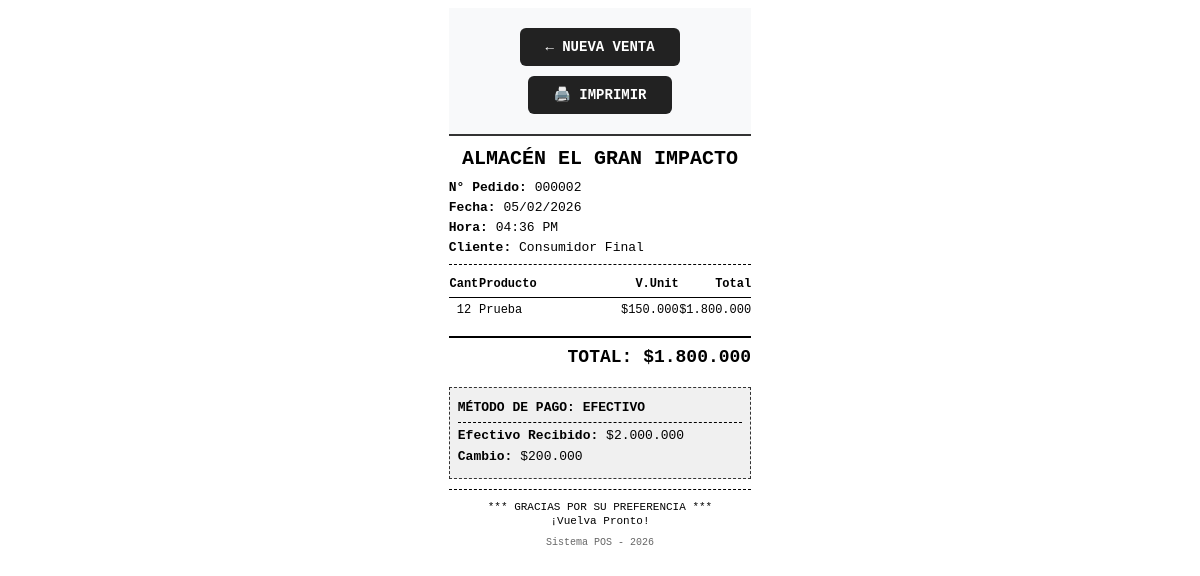
The app's page /ventas/factura.php?id=2 with its own data.
### tables this page shows
CREATE TABLE `ventas` (
  `id_venta` int(11) NOT NULL AUTO_INCREMENT,
  `total` decimal(12,2) NOT NULL,
  `tipo_pago` enum('EFECTIVO','TRANSFERENCIA') NOT NULL,
  `fecha_venta` timestamp NOT NULL DEFAULT current_timestamp(),
  `monto_recibido` int(11) NOT NULL DEFAULT 0,
  PRIMARY KEY (`id_venta`)
);

CREATE TABLE `detalle_ventas` (
  `id_detalle` int(11) NOT NULL AUTO_INCREMENT,
  `id_venta` int(11) NOT NULL,
  `codigo_producto` varchar(50) NOT NULL,
  `nombre_producto` varchar(100) NOT NULL,
  `cantidad` int(11) NOT NULL,
  `precio_unitario` decimal(10,2) NOT NULL,
  `subtotal` decimal(12,2) NOT NULL,
  PRIMARY KEY (`id_detalle`),
  KEY `fk_detalle_ventas_venta` (`id_venta`),
  KEY `fk_detalle_ventas_producto` (`codigo_producto`),
  CONSTRAINT `fk_detalle_ventas_producto` FOREIGN KEY (`codigo_producto`) REFERENCES `productos` (`codigo`) ON UPDATE CASCADE,
  CONSTRAINT `fk_detalle_ventas_venta` FOREIGN KEY (`id_venta`) REFERENCES `ventas` (`id_venta`) ON DELETE CASCADE ON UPDATE CASCADE
);

### ventas/factura.php (the view, shortened to what this page needs)
<?php
include("../config/conexion.php");
$id_venta = isset($_GET['id']) ? intval($_GET['id']) : 0;
$cliente = isset($_GET['cliente']) ? $_GET['cliente'] : 'Consumidor Final';
$stmt = $conexion->prepare("SELECT * FROM ventas WHERE id_venta = ?");
$stmt->bind_param("i", $id_venta);
$stmt->execute();
$ventaQuery = $stmt->get_result();
$venta = $ventaQuery->fetch_assoc();
$stmt = $conexion->prepare("SELECT * FROM detalle_ventas WHERE id_venta = ?");
$stmt->bind_param("i", $id_venta);
$stmt->execute();
$detalle = $stmt->get_result();
$cambio = 0;
$esEfectivo = (strtoupper($venta['tipo_pago']) === 'EFECTIVO');
if ($esEfectivo) {
    $cambio = max(0, $venta['monto_recibido'] - $venta['total']);
}
?>
<!DOCTYPE html>
<html lang="es">
<head>
</head>
<body>
<div class="no-print">
    <a href="nueva_venta.php" class="btn">← NUEVA VENTA</a>
    <a href="#" onclick="window.print(); return false;" class="btn">🖨️ IMPRIMIR</a>
</div>
<h1>ALMACÉN EL GRAN IMPACTO</h1>
<p><strong>N° Pedido:</strong> <?= str_pad($id_venta, 6, '0', STR_PAD_LEFT) ?></p>
<p><strong>Fecha:</strong> <?= date("d/m/Y", strtotime($venta['fecha_venta'])) ?></p>
<p><strong>Hora:</strong> <?= date("h:i A", strtotime($venta['fecha_venta'])) ?></p>
<p><strong>Cliente:</strong> <?= htmlspecialchars($cliente) ?></p>
<hr>
<table>
    <thead>
        <tr>
            <th class="col-cant">Cant</th>
            <th class="col-prod">Producto</th>
            <th class="col-unit">V.Unit</th>
            <th class="col-total">Total</th>
        </tr>
    </thead>
    <tbody>
        <?php while ($row = $detalle->fetch_assoc()) { ?>
            <tr>
                <td class="col-cant"><?= $row['cantidad'] ?></td>
                <td class="col-prod"><?= htmlspecialchars($row['nombre_producto']) ?></td>
                <td class="col-unit">$<?= number_format($row['precio_unitario'], 0, ',', '.') ?></td>
                <td class="col-total">$<?= number_format($row['subtotal'], 0, ',', '.') ?></td>
            </tr>
        <?php } ?>
    </tbody>
</table>
<p class="total-final">
    TOTAL: $<?= number_format($venta['total'], 0, ',', '.') ?>
</p>
<div class="metodo-pago">
    <p class="bold">MÉTODO DE PAGO: <?= strtoupper(htmlspecialchars($venta['tipo_pago'])) ?></p>
    <?php if ($esEfectivo) { ?>
        <hr style="margin: 5px 0;">
        <p><strong>Efectivo Recibido:</strong> <span class="right">$<?= number_format($venta['monto_recibido'], 0, ',', '.') ?></span></p>
        <p><strong>Cambio:</strong> <span class="right">$<?= number_format($cambio, 0, ',', '.') ?></span></p>
    <?php } else { ?>
        <p style="margin-top: 5px;">Pago realizado por transferencia</p>
    <?php } ?>
</div>
<hr>
<p class="center" style="font-size: 11px; margin-top: 10px;">
    *** GRACIAS POR SU PREFERENCIA ***<br>
    ¡Vuelva Pronto!
</p>
<p class="center" style="font-size: 10px; color: #666; margin-top: 8px;">
    Sistema POS - <?= date("Y") ?>
</p>
</body>
</html>

### ventas/factura.php (style rules this page uses)
body { font-family: 'Courier New', Courier, monospace; width: 80mm; margin: 0 auto; color: #000; line-height: 1.3; font-size: 14px; padding: 2mm 3mm; }
h1 { font-size: 20px; margin: 0 0 8px 0; text-align: center; text-transform: uppercase; font-weight: bold; }
p { margin: 3px 0; font-size: 13px; }
hr { border: none; border-top: 1px dashed #000; margin: 8px 0; }
table { width: 100%; border-collapse: collapse; table-layout: fixed; margin-top: 5px; }
th { border-bottom: 1px solid #000; padding: 4px 0; text-align: left; font-size: 12px; font-weight: bold; }
td { padding: 5px 0; vertical-align: top; word-wrap: break-word; font-size: 12px; }
.col-cant { width: 10%; text-align: center; }
.col-prod { width: 42%; }
.col-unit { width: 24%; text-align: right; }
.col-total { width: 24%; text-align: right; }
.total-final { font-weight: bold; font-size: 18px; text-align: right; margin-top: 12px; padding: 8px 0; border-top: 2px solid #000; }
.metodo-pago { background: #f0f0f0; padding: 8px; margin: 10px 0; border: 1px dashed #333; }
.metodo-pago p { margin: 4px 0; }
.right { text-align: right; }
.center { text-align: center; }
.bold { font-weight: bold; }
.no-print { background: #f8f9fa; padding: 15px; text-align: center; border-bottom: 2px solid #333; margin-bottom: 10px; }
.btn { background: #222; color: #fff; padding: 10px 25px; text-decoration: none; font-weight: bold; border-radius: 6px; display: inline-block; margin: 5px; }

### records on screen
ventas: fecha_venta "05/02/2026", fecha_venta "04:36 PM", total "1.800.000", tipo_pago "EFECTIVO", monto_recibido "2.000.000", cambio "200.000"
detalle_ventas: cantidad "12", nombre_producto "Prueba", precio_unitario "150.000", subtotal "1.800.000"

### other values on screen
str_pad($id_venta, 6, '0', STR_PAD_LEFT) "000002"
$cliente "Consumidor Final"
